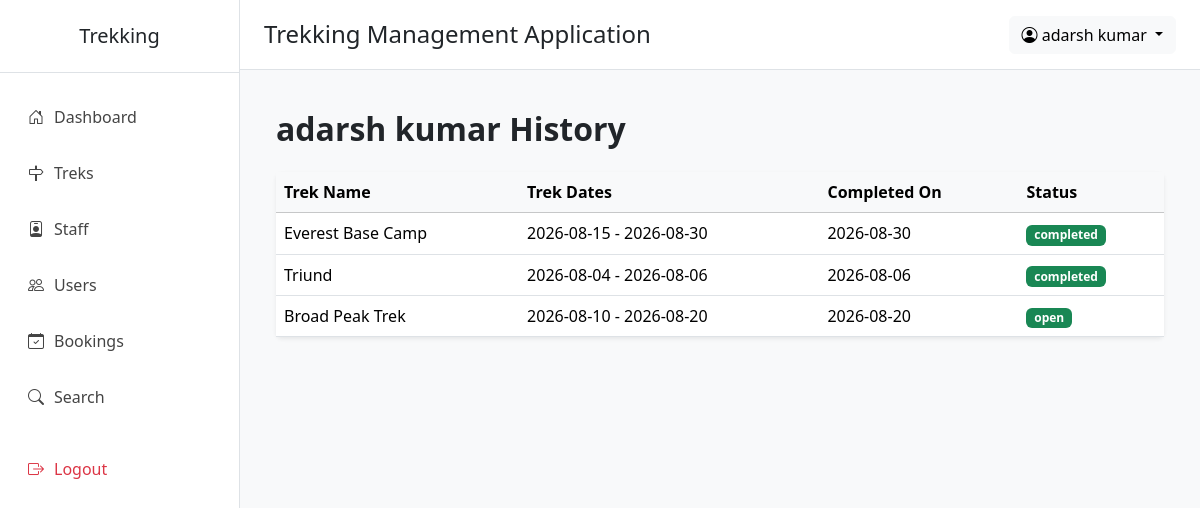
The app's page /history/2 (signed in) with its own data.
### application/models.py (models this page shows)
class User(db.Model):
    __tablename__="users"
    id=db.Column(db.Integer(),primary_key=True,autoincrement=True)
    name=db.Column(db.String(),nullable=False)
    email=db.Column(db.String(),nullable=False,unique=True)
    phone=db.Column(db.String(),nullable=True)
    password=db.Column(db.String(),nullable=False)
    contact=db.Column(db.String(),nullable=True)
    role=db.Column(db.String(),default="user")       # admin | user | staff
    status=db.Column(db.String(),default="active")   # active | blacklisted | pending | rejected
    created_at=db.Column(db.DateTime(),server_default=db.func.now())
    updated_at=db.Column(db.DateTime(),server_default=db.func.now(),onupdate=db.func.now())
    staff_profile = db.relationship(
        "Staff",
        backref="user",
        uselist=False,
        foreign_keys="Staff.userid"
    )
    bookings = db.relationship(
        "Booking",
        backref="user",
        cascade="all, delete-orphan"
    )

class Booking(db.Model):
    __tablename__ = "bookings"
    id = db.Column(db.Integer(), primary_key=True)
    user_id = db.Column(db.Integer(), db.ForeignKey("users.id"), nullable=False)
    trek_id = db.Column(db.Integer(), db.ForeignKey("treks.id"), nullable=False)
    booking_date = db.Column(db.DateTime(), default=db.func.now())
    status = db.Column(db.String(20), nullable=False, default="booked")
    payment_status = db.Column(db.String(20), nullable=False, default="Pending")
    cancelled_at = db.Column(db.DateTime, nullable=True)

class Trek(db.Model):
    __tablename__="treks"
    id = db.Column(db.Integer(),primary_key=True)
    name = db.Column(db.String(),nullable=False)
    location = db.Column(db.String(),nullable=False)
    price=db.Column(db.Integer(),nullable=False)
    difficulty = db.Column(db.String(),nullable=False) # Easy | Medium | Hard
    duration_days = db.Column(db.Integer(),nullable=False)
    total_slots = db.Column(db.Integer(),nullable=False)
    avl_slots = db.Column(db.Integer(),nullable=False)
    assigned_staff_id = db.Column(db.Integer(),db.ForeignKey("staff.id"),nullable=True)
    status = db.Column(db.String(),default="open") #  open | closed | started | completed
    start_date = db.Column(db.DateTime(),nullable=False)
    end_date = db.Column(db.DateTime(),nullable=False)
    desc = db.Column(db.String(),nullable=True)
    created_by = db.Column(db.Integer(),db.ForeignKey("users.id"),nullable=False)
    created_at = db.Column(db.DateTime(),server_default=db.func.now())
    updated_at = db.Column(db.DateTime(),server_default=db.func.now(),onupdate=db.func.now())
    bookings = db.relationship(
        "Booking",
        backref="trek",
        cascade="all, delete-orphan"
    )

### application/admin_routes.py (the view)
@app.route("/history/<int:user_id>")
def user_history(user_id):
    if("admin_id" not in session):
        return redirect("/login")
    this_admin=User.query.filter_by(id=session["admin_id"]).first()
    user=User.query.filter_by(id=user_id).first()
    history=Booking.query.filter_by(user_id=user_id).all()
    return render_template("admin/history.html",user=user,history=history,this_admin=this_admin)

### templates/admin/history.html (shortened to what this page needs)
{% extends "admin/base.html" %}
{% block content %}
<div class="container-fluid">
    <h2 class="fw-bold mb-4">
        {{user.name}} History
    </h2>
    <div class="card shadow-sm border-0">
        <div class="card-body p-0">
            <table class="table table-hover align-middle mb-0">
                <thead class="table-light">
                    <tr>
                        <th>Trek Name</th>
                        <th>Trek Dates</th>
                        <th>Completed On</th>
                        <th>Status</th>
                    </tr>
                </thead>
                <tbody>
                    {% for c in history %}
                    <tr>
                        <td>{{c.trek.name}}</td>
                        <td>{{c.trek.start_date.date()}} - {{c.trek.end_date.date()}}</td>
                        <td>{{c.trek.end_date.date()}}</td>
                        <td>
                            <span class="badge bg-success">
                                {{c.trek.status}}
                            </span>
                        </td>
                    </tr>
                    {% endfor %}
                </tbody>
            </table>
        </div>
    </div>
</div>
{% endblock %}

### templates/admin/base.html (shortened to what this page needs)
<!DOCTYPE html>
<html lang="en">
<head>
    <link href="https://cdn.jsdelivr.net/npm/bootstrap@5.3.8/dist/css/bootstrap.min.css" rel="stylesheet">
    <link href="https://cdn.jsdelivr.net/npm/bootstrap-icons@1.11.3/font/bootstrap-icons.css" rel="stylesheet">
</head>
<body>
<div class="d-flex">
    <div class="sidebar">
        <h5 class="text-center py-4 border-bottom">
            Trekking
        </h5>
        <ul class="nav flex-column mt-3">
            <li class="nav-item">
                <a class="nav-link {% if request.path == '/admin/dashboard' %}active{% endif %}" href="/admin/dashboard">
                    <i class="bi bi-house-door"></i>Dashboard
                </a>
            </li>
            <li class="nav-item">
                <a class="nav-link {% if '/admin/trek' in request.path %}active{% endif %}" href="/admin/treks">
                    <i class="bi bi-signpost"></i>Treks
                </a>
            </li>
            <li class="nav-item">
                <a class="nav-link {% if '/admin/staff' in request.path %}active{% endif %}" href="/admin/staff">
                    <i class="bi bi-person-badge"></i>Staff
                </a>
            </li>
            <li class="nav-item">
                <a class="nav-link {% if '/admin/users' in request.path %}active{% endif %}" href="/admin/users">
                    <i class="bi bi-people"></i>Users
                </a>
            </li>
            <li class="nav-item">
                <a class="nav-link {% if '/admin/all/booking' in request.path %}active{% endif %}" href="/admin/all/booking">
                    <i class="bi bi-calendar-check"></i>Bookings
                </a>
            </li>
            <li class="nav-item">
                <a class="nav-link {% if '/admin/search' in request.path %}active{% endif %} " href="/admin/search">
                    <i class="bi bi-search"></i>Search
                </a>
            </li>
            <li class="nav-item mt-3">
                <a class="nav-link text-danger" href="/logout">
                    <i class="bi bi-box-arrow-right"></i>Logout
                </a>
            </li>
        </ul>
    </div>
    <div class="flex-grow-1">
        <nav class="navbar topbar px-4">
            <h4 class="mb-0">
                Trekking Management Application
            </h4>
            <div class="dropdown">
                <button class="btn btn-light dropdown-toggle"
                        data-bs-toggle="dropdown">
                    <i class="bi bi-person-circle"></i>
                    {{ this_admin.name }}
                </button>
            </div>
        </nav>
        <div class="container-fluid p-4">
            {% block content %}
            {% endblock %}
        </div>
    </div>
</div>
</body>
</html>

### templates/admin/base.html (style rules this page uses)
body { background:#f8f9fa; overflow-x:hidden; }
.sidebar { width:240px; min-height:100vh; background:#fff; border-right:1px solid #dee2e6; }
.sidebar .nav-link { color:#444; padding:12px 18px; border-radius:8px; margin:4px 10px; font-weight:500; transition:.3s; }
.sidebar i { margin-right:10px; }
.topbar { background:#fff; border-bottom:1px solid #dee2e6; height:70px; }

### records on screen
User: name "adarsh kumar"
Booking: trek.name "Everest Base Camp", trek.start_date "2026-08-15", trek.end_date "2026-08-30", trek.status "completed"
Booking: trek.name "Triund", trek.start_date "2026-08-04", trek.end_date "2026-08-06", trek.status "completed"
Booking: trek.name "Broad Peak Trek", trek.start_date "2026-08-10", trek.end_date "2026-08-20", trek.status "open"
